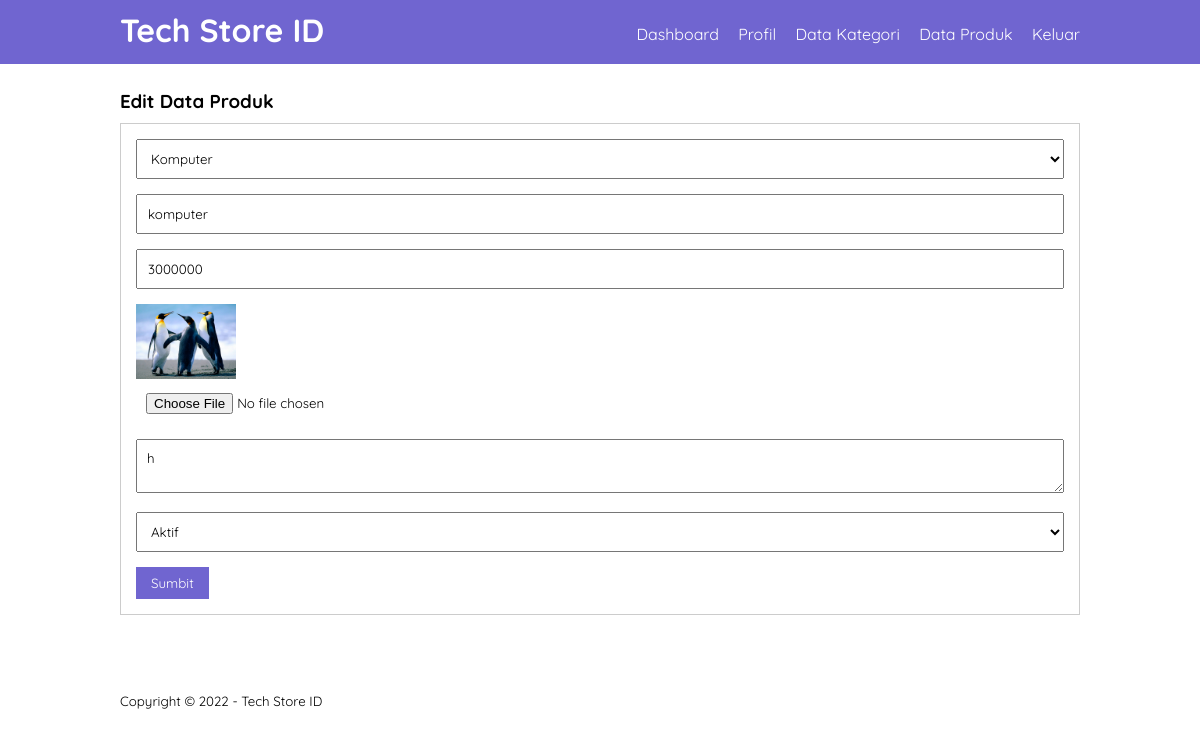
The page /edit-produk.php?id=2 (signed in) on the database its author committed.
### tables this page shows
CREATE TABLE `tb_product` (
  `product_id` int(11) NOT NULL,
  `category_id` int(11) NOT NULL,
  `product_name` varchar(100) NOT NULL,
  `product_price` int(11) NOT NULL,
  `product_description` text NOT NULL,
  `product_image` varchar(100) NOT NULL,
  `product_status` tinyint(1) NOT NULL,
  `date_created` timestamp NOT NULL DEFAULT CURRENT_TIMESTAMP
);

CREATE TABLE `tb_category` (
  `category_id` int(11) NOT NULL,
  `category_name` varchar(25) NOT NULL
);

### edit-produk.php (the view, shortened to what this page needs)
<?php
include 'koneksi.php';
$produk = mysqli_query($conn, "SELECT * FROM tb_product WHERE product_id = '" . $_GET['id'] . "' ");
$p = mysqli_fetch_object($produk);
?>
<!DOCTYPE html>
<html lang="en">
<head>
    <link rel="stylesheet" href="css/style.css">
</head>
<body>
    <header>
        <div class="container">
            <h1><a href="dashboard.php"> Tech Store ID</h1>
            <ul>
                <li><a href="dashboard.php">Dashboard</a></li>
                <li><a href="profil.php">Profil</a></li>
                <li><a href="data-kategori.php">Data Kategori</a></li>
                <li><a href="data-produk.php">Data Produk</a></li>
                <li><a href="keluar.php">Keluar</a></li>
            </ul>
        </div>
    </header>
    <div class="section">
        <div class="container">
            <h3>Edit Data Produk</h3>
            <div class="box">
                <form action="" method="POST" enctype="multipart/form-data">
                    <select class="input-control" name="kategori" required>
                        <?php
                        $kategori = mysqli_query($conn, "SELECT * FROM tb_category ORDER BY category_id DESC");
                        while ($r = mysqli_fetch_array($kategori)) {
                            ?>
                            <option value="<?php echo $r['category_id'] ?>" <?php echo ($r['category_id'] == $p->category_id) ? 'selected' : ''; ?>><?php echo $r['category_name'] ?></option>
                        <?php } ?>
                    </select>
                    <input type="text" name="nama" class="input-control" placeholder="Nama Produk" value="<?php echo $p->product_name ?>" required>
                    <input type="text" name="harga" class="input-control" placeholder="Harga" value="<?php echo $p->product_price ?>" required>
                    <img src="produk/<?php echo $p->product_image ?>" width="100px">
                    <input type="file" name="gambar" class="input-control">
                    <textarea class="input-control" name="deskripsi" placeholder="Deskripsi"><?php echo $p->product_description ?></textarea><br>
                    <select class="input-control" name="status">
                        <option value="1" <?php echo ($p->product_status == 1) ? 'selected' : ''; ?>>Aktif</option>
                    </select>
                    <input type="submit" name="submit" value="Sumbit" class="btn">
                </form>
            </div>
        </div>
    </div>
    <footer>
        <div class="container">
            <small>Copyright &copy; 2022 - Tech Store ID</small>
        </div>
    </footer>
</body>
</html>

### css/style.css (style rules this page uses)
* { padding: 0; margin: 0; font-family: 'Quicksand', sans-serif; }
body { background-color: #fff; }
a { color: inherit; text-decoration: none; }
.input-control { width: 100%; padding: 10px; margin-bottom: 15px; box-sizing: border-box; }
.btn { padding: 8px 15px; background-color: #7065d0; color: #fff; border: none; cursor: pointer; }
header { background-color: #7065d0; color: #fff; }
header h1 { float: left; padding: 10px 0; }
header ul { float: right; }
header ul li { display: inline-block; }
header ul li a { padding: 20px 0 20px 15px; display: inline-block; }
footer { padding: 25px 0; }
.container { width: 80%; margin: 0 auto; }
.container:after { content: ''; display: block; clear: both; }
.section { padding: 25px 0; }
.box { background-color: #fff; border: 1px solid #ccc; padding: 15px; box-sizing: border-box; margin: 10px 0 25px 0; }
.box:after { content: ''; display: block; clear: both; }

### rows shown on the page
tb_product: kategori "Komputer", nama "komputer", harga "3000000", product_image (picture), deskripsi "h", status "Aktif"
